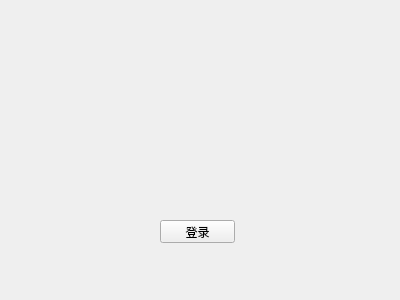
<?xml version="1.0" encoding="UTF-8"?>
<ui version="4.0">
 <class>Widget</class>
 <widget class="QWidget" name="Widget">
  <property name="geometry">
   <rect>
    <x>0</x>
    <y>0</y>
    <width>400</width>
    <height>300</height>
   </rect>
  </property>
  <property name="windowTitle">
   <string>Widget</string>
  </property>
  <widget class="QPushButton" name="pushButton">
   <property name="geometry">
    <rect>
     <x>160</x>
     <y>220</y>
     <width>75</width>
     <height>23</height>
    </rect>
   </property>
   <property name="text">
    <string>登录</string>
   </property>
  </widget>
  <widget class="QWidget" name="">
   <property name="geometry">
    <rect>
     <x>110</x>
     <y>100</y>
     <width>165</width>
     <height>22</height>
    </rect>
   </property>
   <layout class="QHBoxLayout" name="horizontalLayout">
    <item>
     <widget class="QLabel" name="label">
      <property name="text">
       <string>账号</string>
      </property>
     </widget>
    </item>
    <item>
     <widget class="QLineEdit" name="lineEdit"/>
    </item>
   </layout>
  </widget>
  <widget class="QWidget" name="">
   <property name="geometry">
    <rect>
     <x>110</x>
     <y>150</y>
     <width>165</width>
     <height>22</height>
    </rect>
   </property>
   <layout class="QHBoxLayout" name="horizontalLayout_2">
    <item>
     <widget class="QLabel" name="label_2">
      <property name="text">
       <string>密码</string>
      </property>
     </widget>
    </item>
    <item>
     <widget class="QLineEdit" name="lineEdit_2">
      <property name="echoMode">
       <enum>QLineEdit::Password</enum>
      </property>
     </widget>
    </item>
   </layout>
  </widget>
 </widget>
 <layoutdefault spacing="6" margin="11"/>
 <resources/>
 <connections/>
</ui>
